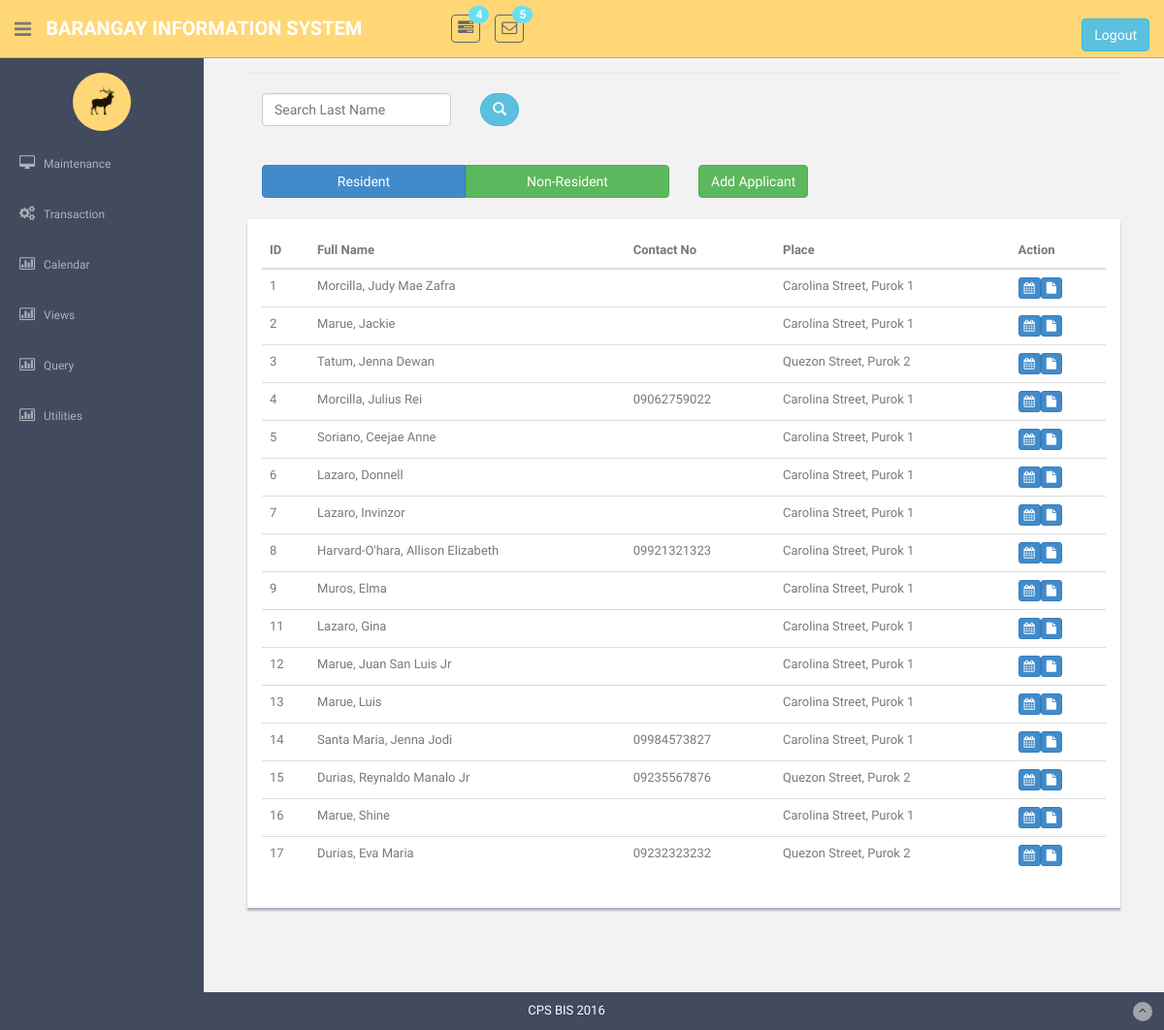
/validitycheck.php, run on an earlier commit of the app's database.
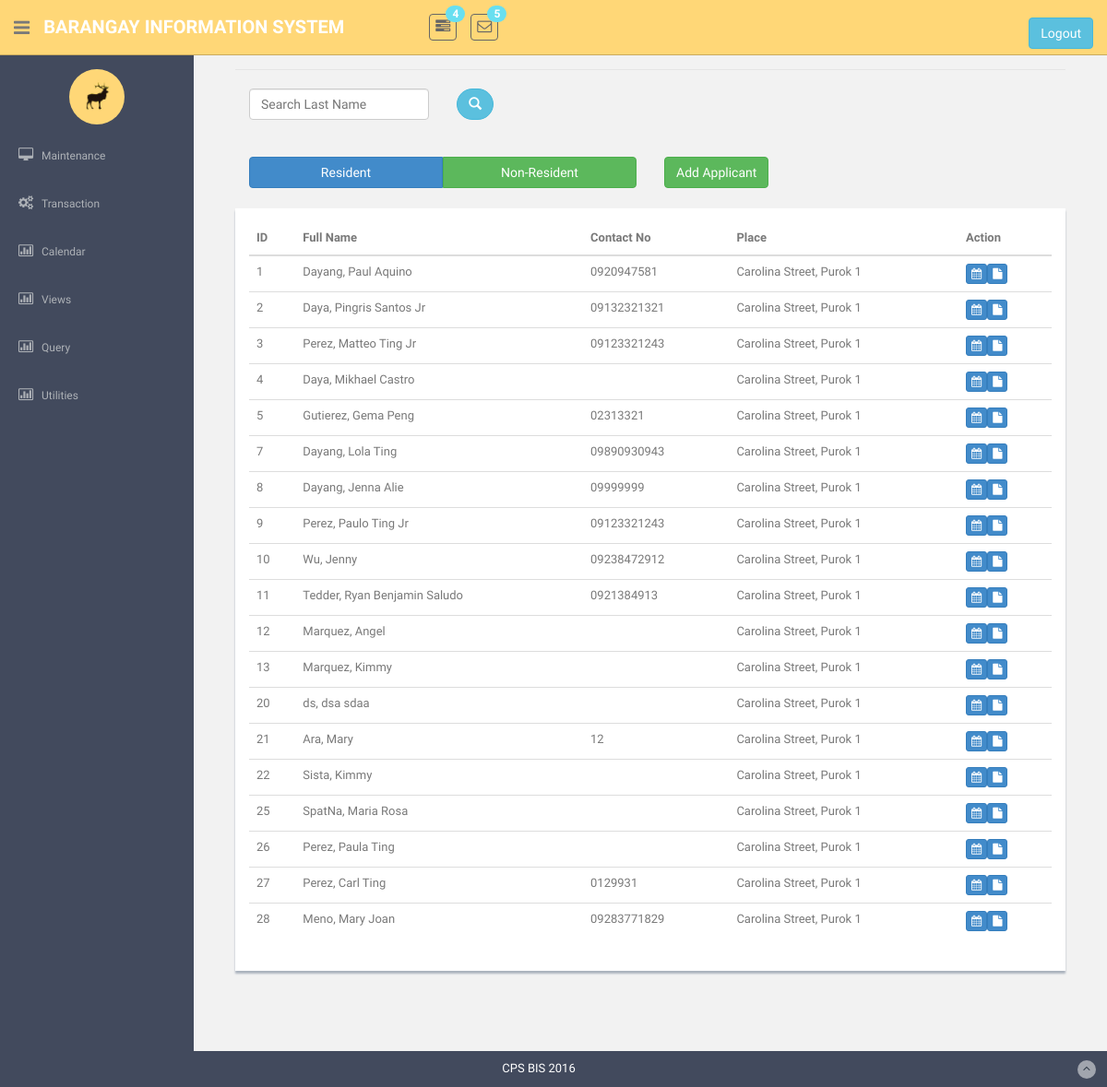
And on a later commit of the database.
### tables this page shows
CREATE TABLE `tblhousemember` (
  `intMemberNo` int(11) NOT NULL,
  `strFirstName` varchar(100) NOT NULL,
  `strMiddleName` varchar(100) DEFAULT NULL,
  `strLastName` varchar(100) NOT NULL,
  `strNameExtension` varchar(50) DEFAULT NULL,
  `charGender` char(1) NOT NULL,
  `dtBirthdate` date NOT NULL,
  `strContactNo` varchar(11) DEFAULT NULL,
  `strOccupation` varchar(50) DEFAULT NULL,
  `strSSSNo` varchar(9) DEFAULT NULL,
  `strTINNo` varchar(50) DEFAULT NULL,
  `strVotersId` varchar(25) NOT NULL,
  `intForeignHouseholdNo` int(11) NOT NULL,
  `strCivilStatus` varchar(20) NOT NULL,
  `strStatus` varchar(10) NOT NULL,
  `strLifeStatus` varchar(10) NOT NULL,
  `charLiterate` char(1) NOT NULL,
  `charDisable` char(1) NOT NULL,
  `strImage` varchar(100) NOT NULL
);

### ValidityCheck.php (the view, shortened to what this page needs)
<!DOCTYPE html>
    <?php require('header.php');?>
    <?php require('sidebar.php');?>
      <section id="main-content">
        <section class="wrapper site-min-height">
    <div id="wrapper">
        <div id="page-content-wrapper">
            <div class="container-fluid">
                <div class="row">
                    <div class="col-lg-12">
							<div class = "bodybody">
								<div class="panel-body">
		<legend ><font face = "cambria" size = 10 color = "grey"> </font></legend>
		<div class="form-group">
			<div class="col-sm-3">
				<input id="searchr" name="search" class="form-control input-group-lg reg_name" type="text"  title="generated brgyId" value= "" placeholder="Search Last Name">
			</div>
			<div class="col-sm-2">
				<button class="btn btn-info btn-round btn-s  " id = "searchst" name = "btnSearch" value = 4 onclick = "search(this.value)"><i class = "glyphicon glyphicon-search "></i></button>
			</div>
		</div><br><br><br><br>
		<div class="col-sm-6">
		<div class="btn-group btn-group-justified" role="group" aria-label="...">
			<div class="btn-group" role="group">
				<button class="btn btn-primary" id = "searcht" name = "btnSearch" value = 1 onclick = "select(this.value)">Resident</button>
			</div>
			<div class="btn-group" role="group">
				<button class="btn btn-success" id = "searcht" name = "btnSearch" value = 2 onclick = "select(this.value)">Non-Resident</button>
			</div>
		</div>
		</div>
		<div class="col-sm-2">
			<a href="RegisterApplicant.php"><input type="button" class="btn btn-outline btn-success" name = "btnAdd" id = "btnAdd" href="RegisterApplicant.php" value="Add Applicant"></a>
		</div><br><br><br>
		<?php
		$statement = "SELECT a.`intMemberNo`, CONCAT(a.`strLastName`, ', ', a.`strFirstName`, ' ', a.`strMiddleName`, ' ', a.`strNameExtension`) AS 'Name', a.`strContactNo`, CONCAT(s.`strStreetName`, ', ', s.`strPurok`) AS 'Place' FROM tblhousemember a INNER JOIN tblhousehold h ON h.intHouseholdNo = a.intForeignHouseholdNo INNER JOIN tblstreet s ON s.intStreetId = h.intForeignStreetId";
		?>
<form method="POST">
		<center>
		<div class = "showback" id = "tablestreet">
			<table class="table table-hover" style="height: 40%; overflow: scroll; "'>
				<thead><tr>
					<th>ID</th>
					<th>Full Name</th>
					<th>Contact No</th>
					<th>Place</th>
					<th>Action</th>
				</tr></thead>
			<tbody>
			<?php
			$query = mysqli_query($con,$statement);
			while($row = mysqli_fetch_array($query)){ ?>
				<tr><td onmouseover='highlightCells(this.parentNode)' onmouseout='unhighlightCells(this.parentNode)' ><?php echo $row[0]; ?></td>
				<td onmouseover='highlightCells(this.parentNode)' onmouseout='unhighlightCells(this.parentNode)'><?php echo $row[1]; ?></td>
				<td onmouseover='highlightCells(this.parentNode)' onmouseout='unhighlightCells(this.parentNode)' ><?php echo $row[2]; ?></td>
				<td onmouseover='highlightCells(this.parentNode)' onmouseout='unhighlightCells(this.parentNode)' ><?php echo $row[3]; ?></td>
				<?php
				if(strstr($row[0], 'app')){
						echo"<td onmouseover='highlightCells(this.parentNode)' onmouseout='unhighlightCells(this.parentNode)'><button type = 'submit' name='btnProceed' value = '$row[0]' class='btn btn-success btn-xs'><i class='fa fa-calendar'></i></button><button type = 'submit' name='btnDocument' value = '$row[0]' class='btn btn-success btn-xs'><i class='fa fa-file'></i></button></td>";
					}
				else{
						echo"<td onmouseover='highlightCells(this.parentNode)' onmouseout='unhighlightCells(this.parentNode)'><button type = 'submit' name='btnProceed' value = '$row[0]' class='btn btn-primary btn-xs'><i class='fa fa-calendar'></i></button><button type = 'submit' name='btnDocument' value = '$row[0]' class='btn btn-primary btn-xs'><i class='fa fa-file'></i></button></td>";
					}
			}?>
			</tbody>
			</table>
		</div></center><br><br>
	</form>
								</div>
							</div>
						</div>
					</div>
				</div>
			</div>
		</div>
		</section><! --/wrapper -->
      </section>
<?php require("footer.php");?>

What changed in the data, as far as the page shows it:
removed tblhousemember: intMemberNo "6", row "Lazaro, Donnell", row "Carolina Street, Purok 1"
removed tblhousemember: intMemberNo "14", row "Santa Maria, Jenna Jodi", strContactNo "09984573827", row "Carolina Street, Purok 1"
removed tblhousemember: intMemberNo "15", row "Durias, Reynaldo Manalo Jr", strContactNo "09235567876", row "Quezon Street, Purok 2"
removed tblhousemember: intMemberNo "16", row "Marue, Shine", row "Carolina Street, Purok 1"
removed tblhousemember: intMemberNo "17", row "Durias, Eva Maria", strContactNo "09232323232", row "Quezon Street, Purok 2"
changed tblhousemember id 1: row "Morcilla, Judy Mae Zafra" → "Dayang, Paul Aquino"; strContactNo (not shown) → "0920947581"
changed tblhousemember id 2: row "Marue, Jackie" → "Daya, Pingris Santos Jr"; strContactNo (not shown) → "09132321321"
changed tblhousemember id 3: row "Tatum, Jenna Dewan" → "Perez, Matteo Ting Jr"; strContactNo (not shown) → "09123321243"; row "Quezon Street, Purok 2" → "Carolina Street, Purok 1"
changed tblhousemember id 4: row "Morcilla, Julius Rei" → "Daya, Mikhael Castro"; strContactNo "09062759022" → (not shown)
changed tblhousemember id 5: row "Soriano, Ceejae Anne" → "Gutierez, Gema Peng"; strContactNo (not shown) → "02313321"
changed tblhousemember id 7: row "Lazaro, Invinzor" → "Dayang, Lola Ting"; strContactNo (not shown) → "09890930943"
changed tblhousemember id 8: row "Harvard-O'hara, Allison Elizabeth" → "Dayang, Jenna Alie"; strContactNo "09921321323" → "09999999"
changed tblhousemember id 9: row "Muros, Elma" → "Perez, Paulo Ting Jr"; strContactNo (not shown) → "09123321243"
added tblhousemember: intMemberNo "10", row "Wu, Jenny", strContactNo "09238472912", row "Carolina Street, Purok 1"
changed tblhousemember id 11: row "Lazaro, Gina" → "Tedder, Ryan Benjamin Saludo"; strContactNo (not shown) → "0921384913"
changed tblhousemember id 12: row "Marue, Juan San Luis Jr" → "Marquez, Angel"
changed tblhousemember id 13: row "Marue, Luis" → "Marquez, Kimmy"
added tblhousemember: intMemberNo "20", row "ds, dsa sdaa", row "Carolina Street, Purok 1"
added tblhousemember: intMemberNo "21", row "Ara, Mary", strContactNo "12", row "Carolina Street, Purok 1"
added tblhousemember: intMemberNo "22", row "Sista, Kimmy", row "Carolina Street, Purok 1"
added tblhousemember: intMemberNo "25", row "SpatNa, Maria Rosa", row "Carolina Street, Purok 1"
added tblhousemember: intMemberNo "26", row "Perez, Paula Ting", row "Carolina Street, Purok 1"
added tblhousemember: intMemberNo "27", row "Perez, Carl Ting", strContactNo "0129931", row "Carolina Street, Purok 1"
added tblhousemember: intMemberNo "28", row "Meno, Mary Joan", strContactNo "09283771829", row "Carolina Street, Purok 1"
